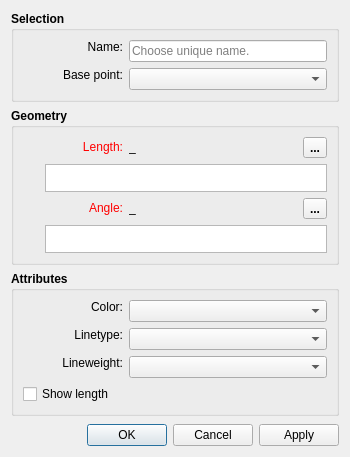
<?xml version="1.0" encoding="UTF-8"?>
<ui version="4.0">
 <class>DialogEndLine</class>
 <widget class="QDialog" name="DialogEndLine">
  <property name="geometry">
   <rect>
    <x>0</x>
    <y>0</y>
    <width>350</width>
    <height>457</height>
   </rect>
  </property>
  <property name="sizePolicy">
   <sizepolicy hsizetype="Preferred" vsizetype="Expanding">
    <horstretch>0</horstretch>
    <verstretch>0</verstretch>
   </sizepolicy>
  </property>
  <property name="minimumSize">
   <size>
    <width>270</width>
    <height>0</height>
   </size>
  </property>
  <property name="windowTitle">
   <string>Point - Length and Angle</string>
  </property>
  <property name="windowIcon">
   <iconset resource="../../../vmisc/share/resources/icon.qrc">
    <normaloff>:/icon/64x64/icon64x64.png</normaloff>:/icon/64x64/icon64x64.png</iconset>
  </property>
  <property name="locale">
   <locale language="English" country="UnitedStates"/>
  </property>
  <layout class="QVBoxLayout" name="verticalLayout_2">
   <item>
    <widget class="QGroupBox" name="groupBox">
     <property name="sizePolicy">
      <sizepolicy hsizetype="Expanding" vsizetype="Preferred">
       <horstretch>0</horstretch>
       <verstretch>0</verstretch>
      </sizepolicy>
     </property>
     <property name="font">
      <font>
       <pointsize>9</pointsize>
       <bold>true</bold>
      </font>
     </property>
     <property name="title">
      <string>Selection</string>
     </property>
     <layout class="QVBoxLayout" name="verticalLayout">
      <item>
       <layout class="QFormLayout" name="formLayout">
        <property name="labelAlignment">
         <set>Qt::AlignRight|Qt::AlignTrailing|Qt::AlignVCenter</set>
        </property>
        <item row="0" column="0">
         <widget class="QLabel" name="labelEditNamePoint">
          <property name="sizePolicy">
           <sizepolicy hsizetype="Preferred" vsizetype="Fixed">
            <horstretch>0</horstretch>
            <verstretch>0</verstretch>
           </sizepolicy>
          </property>
          <property name="minimumSize">
           <size>
            <width>100</width>
            <height>0</height>
           </size>
          </property>
          <property name="font">
           <font>
            <pointsize>9</pointsize>
            <bold>false</bold>
           </font>
          </property>
          <property name="text">
           <string>Name:</string>
          </property>
          <property name="alignment">
           <set>Qt::AlignRight|Qt::AlignTrailing|Qt::AlignVCenter</set>
          </property>
         </widget>
        </item>
        <item row="0" column="1">
         <widget class="QLineEdit" name="lineEditNamePoint">
          <property name="minimumSize">
           <size>
            <width>80</width>
            <height>0</height>
           </size>
          </property>
          <property name="font">
           <font>
            <pointsize>9</pointsize>
            <bold>false</bold>
           </font>
          </property>
          <property name="toolTip">
           <string>Unique name</string>
          </property>
          <property name="placeholderText">
           <string>Choose unique name.</string>
          </property>
         </widget>
        </item>
        <item row="1" column="0">
         <widget class="QLabel" name="label_3">
          <property name="sizePolicy">
           <sizepolicy hsizetype="Preferred" vsizetype="Fixed">
            <horstretch>0</horstretch>
            <verstretch>0</verstretch>
           </sizepolicy>
          </property>
          <property name="minimumSize">
           <size>
            <width>100</width>
            <height>0</height>
           </size>
          </property>
          <property name="font">
           <font>
            <pointsize>9</pointsize>
            <bold>false</bold>
           </font>
          </property>
          <property name="text">
           <string>Base point:</string>
          </property>
          <property name="alignment">
           <set>Qt::AlignRight|Qt::AlignTrailing|Qt::AlignVCenter</set>
          </property>
         </widget>
        </item>
        <item row="1" column="1">
         <widget class="QComboBox" name="comboBoxBasePoint">
          <property name="sizePolicy">
           <sizepolicy hsizetype="Expanding" vsizetype="Fixed">
            <horstretch>0</horstretch>
            <verstretch>0</verstretch>
           </sizepolicy>
          </property>
          <property name="minimumSize">
           <size>
            <width>80</width>
            <height>0</height>
           </size>
          </property>
          <property name="font">
           <font>
            <pointsize>9</pointsize>
            <bold>false</bold>
           </font>
          </property>
         </widget>
        </item>
       </layout>
      </item>
     </layout>
    </widget>
   </item>
   <item>
    <widget class="QGroupBox" name="groupBox_3">
     <property name="sizePolicy">
      <sizepolicy hsizetype="Preferred" vsizetype="Expanding">
       <horstretch>0</horstretch>
       <verstretch>0</verstretch>
      </sizepolicy>
     </property>
     <property name="font">
      <font>
       <pointsize>9</pointsize>
       <bold>true</bold>
      </font>
     </property>
     <property name="title">
      <string>Geometry</string>
     </property>
     <layout class="QVBoxLayout" name="verticalLayout_3">
      <item>
       <layout class="QHBoxLayout" name="horizontalLayout">
        <item alignment="Qt::AlignLeft">
         <widget class="QLabel" name="labelEditFormula">
          <property name="sizePolicy">
           <sizepolicy hsizetype="Preferred" vsizetype="Fixed">
            <horstretch>0</horstretch>
            <verstretch>0</verstretch>
           </sizepolicy>
          </property>
          <property name="minimumSize">
           <size>
            <width>100</width>
            <height>0</height>
           </size>
          </property>
          <property name="palette">
           <palette>
            <active>
             <colorrole role="WindowText">
              <brush brushstyle="SolidPattern">
               <color alpha="255">
                <red>255</red>
                <green>0</green>
                <blue>0</blue>
               </color>
              </brush>
             </colorrole>
            </active>
            <inactive>
             <colorrole role="WindowText">
              <brush brushstyle="SolidPattern">
               <color alpha="255">
                <red>255</red>
                <green>0</green>
                <blue>0</blue>
               </color>
              </brush>
             </colorrole>
            </inactive>
            <disabled>
             <colorrole role="WindowText">
              <brush brushstyle="SolidPattern">
               <color alpha="255">
                <red>159</red>
                <green>158</green>
                <blue>158</blue>
               </color>
              </brush>
             </colorrole>
            </disabled>
           </palette>
          </property>
          <property name="font">
           <font>
            <pointsize>9</pointsize>
            <bold>false</bold>
           </font>
          </property>
          <property name="text">
           <string>Length:</string>
          </property>
          <property name="alignment">
           <set>Qt::AlignRight|Qt::AlignTrailing|Qt::AlignVCenter</set>
          </property>
         </widget>
        </item>
        <item>
         <widget class="QLabel" name="labelResultCalculation">
          <property name="sizePolicy">
           <sizepolicy hsizetype="Preferred" vsizetype="Fixed">
            <horstretch>0</horstretch>
            <verstretch>0</verstretch>
           </sizepolicy>
          </property>
          <property name="minimumSize">
           <size>
            <width>80</width>
            <height>0</height>
           </size>
          </property>
          <property name="font">
           <font>
            <pointsize>9</pointsize>
            <bold>false</bold>
           </font>
          </property>
          <property name="toolTip">
           <string>Value</string>
          </property>
          <property name="text">
           <string notr="true">_</string>
          </property>
         </widget>
        </item>
        <item>
         <spacer name="horizontalSpacer">
          <property name="orientation">
           <enum>Qt::Horizontal</enum>
          </property>
          <property name="sizeType">
           <enum>QSizePolicy::Expanding</enum>
          </property>
          <property name="sizeHint" stdset="0">
           <size>
            <width>10</width>
            <height>20</height>
           </size>
          </property>
         </spacer>
        </item>
        <item alignment="Qt::AlignRight">
         <widget class="QToolButton" name="toolButtonExprLength">
          <property name="sizePolicy">
           <sizepolicy hsizetype="Fixed" vsizetype="Fixed">
            <horstretch>0</horstretch>
            <verstretch>0</verstretch>
           </sizepolicy>
          </property>
          <property name="toolTip">
           <string>Formula wizard</string>
          </property>
          <property name="text">
           <string notr="true">...</string>
          </property>
          <property name="icon">
           <iconset resource="../../../vmisc/share/resources/icon.qrc">
            <normaloff>:/icon/24x24/fx.png</normaloff>:/icon/24x24/fx.png</iconset>
          </property>
          <property name="iconSize">
           <size>
            <width>24</width>
            <height>24</height>
           </size>
          </property>
         </widget>
        </item>
       </layout>
      </item>
      <item>
       <layout class="QHBoxLayout" name="horizontalLayout_8">
        <item>
         <widget class="QPushButton" name="pushButtonGrowLength">
          <property name="maximumSize">
           <size>
            <width>16</width>
            <height>16</height>
           </size>
          </property>
          <property name="toolTip">
           <string>&lt;html&gt;&lt;head/&gt;&lt;body&gt;&lt;p&gt;Show full calculation in message box&lt;/p&gt;&lt;/body&gt;&lt;/html&gt;</string>
          </property>
          <property name="text">
           <string notr="true"/>
          </property>
          <property name="icon">
           <iconset theme="go-down">
            <normaloff>.</normaloff>.</iconset>
          </property>
          <property name="iconSize">
           <size>
            <width>16</width>
            <height>16</height>
           </size>
          </property>
          <property name="flat">
           <bool>true</bool>
          </property>
         </widget>
        </item>
        <item>
         <widget class="QPlainTextEdit" name="plainTextEditFormula">
          <property name="sizePolicy">
           <sizepolicy hsizetype="Expanding" vsizetype="Preferred">
            <horstretch>0</horstretch>
            <verstretch>0</verstretch>
           </sizepolicy>
          </property>
          <property name="maximumSize">
           <size>
            <width>16777215</width>
            <height>28</height>
           </size>
          </property>
          <property name="baseSize">
           <size>
            <width>4</width>
            <height>0</height>
           </size>
          </property>
          <property name="font">
           <font>
            <pointsize>9</pointsize>
            <bold>false</bold>
           </font>
          </property>
          <property name="toolTip">
           <string>Calculation</string>
          </property>
          <property name="tabChangesFocus">
           <bool>true</bool>
          </property>
          <property name="lineWrapMode">
           <enum>QPlainTextEdit::NoWrap</enum>
          </property>
         </widget>
        </item>
       </layout>
      </item>
      <item>
       <layout class="QHBoxLayout" name="horizontalLayout_9">
        <item alignment="Qt::AlignLeft">
         <widget class="QLabel" name="labelEditAngle">
          <property name="sizePolicy">
           <sizepolicy hsizetype="Preferred" vsizetype="Fixed">
            <horstretch>0</horstretch>
            <verstretch>0</verstretch>
           </sizepolicy>
          </property>
          <property name="minimumSize">
           <size>
            <width>100</width>
            <height>0</height>
           </size>
          </property>
          <property name="palette">
           <palette>
            <active>
             <colorrole role="WindowText">
              <brush brushstyle="SolidPattern">
               <color alpha="255">
                <red>255</red>
                <green>0</green>
                <blue>0</blue>
               </color>
              </brush>
             </colorrole>
            </active>
            <inactive>
             <colorrole role="WindowText">
              <brush brushstyle="SolidPattern">
               <color alpha="255">
                <red>255</red>
                <green>0</green>
                <blue>0</blue>
               </color>
              </brush>
             </colorrole>
            </inactive>
            <disabled>
             <colorrole role="WindowText">
              <brush brushstyle="SolidPattern">
               <color alpha="255">
                <red>159</red>
                <green>158</green>
                <blue>158</blue>
               </color>
              </brush>
             </colorrole>
            </disabled>
           </palette>
          </property>
          <property name="font">
           <font>
            <pointsize>9</pointsize>
            <bold>false</bold>
           </font>
          </property>
          <property name="text">
           <string>Angle:</string>
          </property>
          <property name="alignment">
           <set>Qt::AlignRight|Qt::AlignTrailing|Qt::AlignVCenter</set>
          </property>
         </widget>
        </item>
        <item>
         <widget class="QLabel" name="labelResultCalculationAngle">
          <property name="sizePolicy">
           <sizepolicy hsizetype="Preferred" vsizetype="Fixed">
            <horstretch>0</horstretch>
            <verstretch>0</verstretch>
           </sizepolicy>
          </property>
          <property name="minimumSize">
           <size>
            <width>80</width>
            <height>0</height>
           </size>
          </property>
          <property name="font">
           <font>
            <pointsize>9</pointsize>
            <bold>false</bold>
           </font>
          </property>
          <property name="toolTip">
           <string>Value</string>
          </property>
          <property name="text">
           <string notr="true">_</string>
          </property>
         </widget>
        </item>
        <item>
         <spacer name="horizontalSpacer_2">
          <property name="orientation">
           <enum>Qt::Horizontal</enum>
          </property>
          <property name="sizeHint" stdset="0">
           <size>
            <width>40</width>
            <height>20</height>
           </size>
          </property>
         </spacer>
        </item>
        <item alignment="Qt::AlignRight">
         <widget class="QToolButton" name="toolButtonExprAngle">
          <property name="sizePolicy">
           <sizepolicy hsizetype="Fixed" vsizetype="Fixed">
            <horstretch>0</horstretch>
            <verstretch>0</verstretch>
           </sizepolicy>
          </property>
          <property name="toolTip">
           <string>Formula wizard</string>
          </property>
          <property name="text">
           <string notr="true">...</string>
          </property>
          <property name="icon">
           <iconset resource="../../../vmisc/share/resources/icon.qrc">
            <normaloff>:/icon/24x24/fx.png</normaloff>:/icon/24x24/fx.png</iconset>
          </property>
          <property name="iconSize">
           <size>
            <width>24</width>
            <height>24</height>
           </size>
          </property>
         </widget>
        </item>
       </layout>
      </item>
      <item>
       <layout class="QHBoxLayout" name="horizontalLayout_10">
        <item>
         <widget class="QPushButton" name="pushButtonGrowLengthAngle">
          <property name="maximumSize">
           <size>
            <width>16</width>
            <height>16</height>
           </size>
          </property>
          <property name="toolTip">
           <string>&lt;html&gt;&lt;head/&gt;&lt;body&gt;&lt;p&gt;Show full calculation in message box&lt;/p&gt;&lt;/body&gt;&lt;/html&gt;</string>
          </property>
          <property name="text">
           <string notr="true"/>
          </property>
          <property name="icon">
           <iconset theme="go-down">
            <normaloff>.</normaloff>.</iconset>
          </property>
          <property name="iconSize">
           <size>
            <width>16</width>
            <height>16</height>
           </size>
          </property>
          <property name="flat">
           <bool>true</bool>
          </property>
         </widget>
        </item>
        <item>
         <widget class="QPlainTextEdit" name="plainTextEditAngle">
          <property name="sizePolicy">
           <sizepolicy hsizetype="Expanding" vsizetype="Preferred">
            <horstretch>0</horstretch>
            <verstretch>0</verstretch>
           </sizepolicy>
          </property>
          <property name="maximumSize">
           <size>
            <width>16777215</width>
            <height>28</height>
           </size>
          </property>
          <property name="baseSize">
           <size>
            <width>4</width>
            <height>0</height>
           </size>
          </property>
          <property name="font">
           <font>
            <pointsize>9</pointsize>
            <bold>false</bold>
           </font>
          </property>
          <property name="tabChangesFocus">
           <bool>true</bool>
          </property>
          <property name="lineWrapMode">
           <enum>QPlainTextEdit::NoWrap</enum>
          </property>
         </widget>
        </item>
       </layout>
      </item>
     </layout>
    </widget>
   </item>
   <item>
    <widget class="QGroupBox" name="attributes_GroupBox">
     <property name="minimumSize">
      <size>
       <width>240</width>
       <height>0</height>
      </size>
     </property>
     <property name="font">
      <font>
       <pointsize>9</pointsize>
       <bold>true</bold>
      </font>
     </property>
     <property name="title">
      <string>Attributes</string>
     </property>
     <layout class="QVBoxLayout" name="verticalLayout_4">
      <item>
       <layout class="QFormLayout" name="formLayout_2">
        <property name="labelAlignment">
         <set>Qt::AlignRight|Qt::AlignTrailing|Qt::AlignVCenter</set>
        </property>
        <item row="1" column="0">
         <widget class="QLabel" name="lineType_Label">
          <property name="sizePolicy">
           <sizepolicy hsizetype="MinimumExpanding" vsizetype="Fixed">
            <horstretch>0</horstretch>
            <verstretch>0</verstretch>
           </sizepolicy>
          </property>
          <property name="minimumSize">
           <size>
            <width>100</width>
            <height>0</height>
           </size>
          </property>
          <property name="maximumSize">
           <size>
            <width>16777215</width>
            <height>16777215</height>
           </size>
          </property>
          <property name="font">
           <font>
            <pointsize>9</pointsize>
            <bold>false</bold>
           </font>
          </property>
          <property name="text">
           <string>Linetype:</string>
          </property>
          <property name="alignment">
           <set>Qt::AlignRight|Qt::AlignTrailing|Qt::AlignVCenter</set>
          </property>
         </widget>
        </item>
        <item row="1" column="1">
         <widget class="LineTypeComboBox" name="lineType_ComboBox">
          <property name="sizePolicy">
           <sizepolicy hsizetype="Expanding" vsizetype="Fixed">
            <horstretch>0</horstretch>
            <verstretch>0</verstretch>
           </sizepolicy>
          </property>
          <property name="minimumSize">
           <size>
            <width>80</width>
            <height>0</height>
           </size>
          </property>
          <property name="maximumSize">
           <size>
            <width>16777215</width>
            <height>16777215</height>
           </size>
          </property>
          <property name="font">
           <font>
            <pointsize>9</pointsize>
            <bold>false</bold>
           </font>
          </property>
         </widget>
        </item>
        <item row="2" column="0">
         <widget class="QLabel" name="lineWeight_Label">
          <property name="sizePolicy">
           <sizepolicy hsizetype="MinimumExpanding" vsizetype="Fixed">
            <horstretch>0</horstretch>
            <verstretch>0</verstretch>
           </sizepolicy>
          </property>
          <property name="minimumSize">
           <size>
            <width>100</width>
            <height>0</height>
           </size>
          </property>
          <property name="maximumSize">
           <size>
            <width>16777215</width>
            <height>16777215</height>
           </size>
          </property>
          <property name="font">
           <font>
            <pointsize>9</pointsize>
            <bold>false</bold>
           </font>
          </property>
          <property name="text">
           <string>Lineweight:</string>
          </property>
          <property name="alignment">
           <set>Qt::AlignRight|Qt::AlignTrailing|Qt::AlignVCenter</set>
          </property>
         </widget>
        </item>
        <item row="2" column="1">
         <widget class="LineWeightComboBox" name="lineWeight_ComboBox">
          <property name="sizePolicy">
           <sizepolicy hsizetype="Expanding" vsizetype="Fixed">
            <horstretch>0</horstretch>
            <verstretch>0</verstretch>
           </sizepolicy>
          </property>
          <property name="minimumSize">
           <size>
            <width>80</width>
            <height>0</height>
           </size>
          </property>
          <property name="font">
           <font>
            <pointsize>9</pointsize>
            <bold>false</bold>
           </font>
          </property>
         </widget>
        </item>
        <item row="0" column="0">
         <widget class="QLabel" name="lineColor_Label">
          <property name="sizePolicy">
           <sizepolicy hsizetype="MinimumExpanding" vsizetype="Fixed">
            <horstretch>0</horstretch>
            <verstretch>0</verstretch>
           </sizepolicy>
          </property>
          <property name="minimumSize">
           <size>
            <width>100</width>
            <height>0</height>
           </size>
          </property>
          <property name="maximumSize">
           <size>
            <width>16777215</width>
            <height>16777215</height>
           </size>
          </property>
          <property name="font">
           <font>
            <pointsize>9</pointsize>
            <bold>false</bold>
           </font>
          </property>
          <property name="text">
           <string>Color:</string>
          </property>
          <property name="alignment">
           <set>Qt::AlignRight|Qt::AlignTrailing|Qt::AlignVCenter</set>
          </property>
         </widget>
        </item>
        <item row="0" column="1">
         <widget class="ColorComboBox" name="lineColor_ComboBox">
          <property name="sizePolicy">
           <sizepolicy hsizetype="Expanding" vsizetype="Fixed">
            <horstretch>0</horstretch>
            <verstretch>0</verstretch>
           </sizepolicy>
          </property>
          <property name="minimumSize">
           <size>
            <width>80</width>
            <height>0</height>
           </size>
          </property>
          <property name="font">
           <font>
            <pointsize>9</pointsize>
            <bold>false</bold>
           </font>
          </property>
         </widget>
        </item>
        <item row="3" column="0" colspan="2">
         <widget class="QCheckBox" name="showLength_CheckBox">
          <property name="font">
           <font>
            <pointsize>9</pointsize>
            <bold>false</bold>
           </font>
          </property>
          <property name="text">
           <string>Show length</string>
          </property>
         </widget>
        </item>
       </layout>
      </item>
     </layout>
    </widget>
   </item>
   <item>
    <spacer name="verticalSpacer">
     <property name="orientation">
      <enum>Qt::Vertical</enum>
     </property>
     <property name="sizeHint" stdset="0">
      <size>
       <width>20</width>
       <height>47</height>
      </size>
     </property>
    </spacer>
   </item>
   <item>
    <widget class="QDialogButtonBox" name="buttonBox">
     <property name="orientation">
      <enum>Qt::Horizontal</enum>
     </property>
     <property name="standardButtons">
      <set>QDialogButtonBox::Apply|QDialogButtonBox::Cancel|QDialogButtonBox::Ok</set>
     </property>
    </widget>
   </item>
  </layout>
 </widget>
 <customwidgets>
  <customwidget>
   <class>ColorComboBox</class>
   <extends>QComboBox</extends>
   <header location="global">color_combobox.h</header>
  </customwidget>
  <customwidget>
   <class>LineTypeComboBox</class>
   <extends>QComboBox</extends>
   <header location="global">linetype_combobox.h</header>
  </customwidget>
  <customwidget>
   <class>LineWeightComboBox</class>
   <extends>QComboBox</extends>
   <header location="global">lineweight_combobox.h</header>
  </customwidget>
 </customwidgets>
 <tabstops>
  <tabstop>plainTextEditFormula</tabstop>
  <tabstop>plainTextEditAngle</tabstop>
  <tabstop>comboBoxBasePoint</tabstop>
  <tabstop>lineEditNamePoint</tabstop>
  <tabstop>buttonBox</tabstop>
 </tabstops>
 <resources>
  <include location="../../../vmisc/share/resources/icon.qrc"/>
 </resources>
 <connections>
  <connection>
   <sender>buttonBox</sender>
   <signal>accepted()</signal>
   <receiver>DialogEndLine</receiver>
   <slot>accept()</slot>
   <hints>
    <hint type="sourcelabel">
     <x>248</x>
     <y>254</y>
    </hint>
    <hint type="destinationlabel">
     <x>157</x>
     <y>274</y>
    </hint>
   </hints>
  </connection>
  <connection>
   <sender>buttonBox</sender>
   <signal>rejected()</signal>
   <receiver>DialogEndLine</receiver>
   <slot>reject()</slot>
   <hints>
    <hint type="sourcelabel">
     <x>316</x>
     <y>260</y>
    </hint>
    <hint type="destinationlabel">
     <x>286</x>
     <y>274</y>
    </hint>
   </hints>
  </connection>
 </connections>
</ui>
